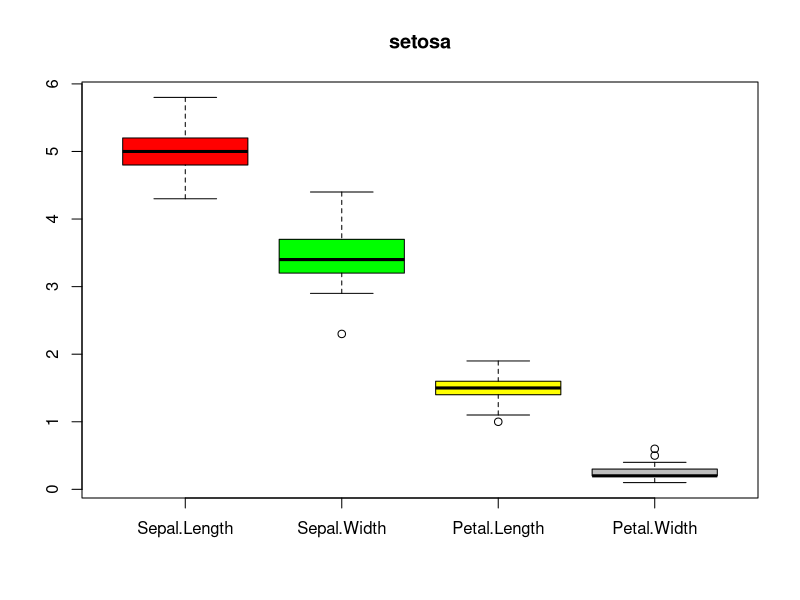
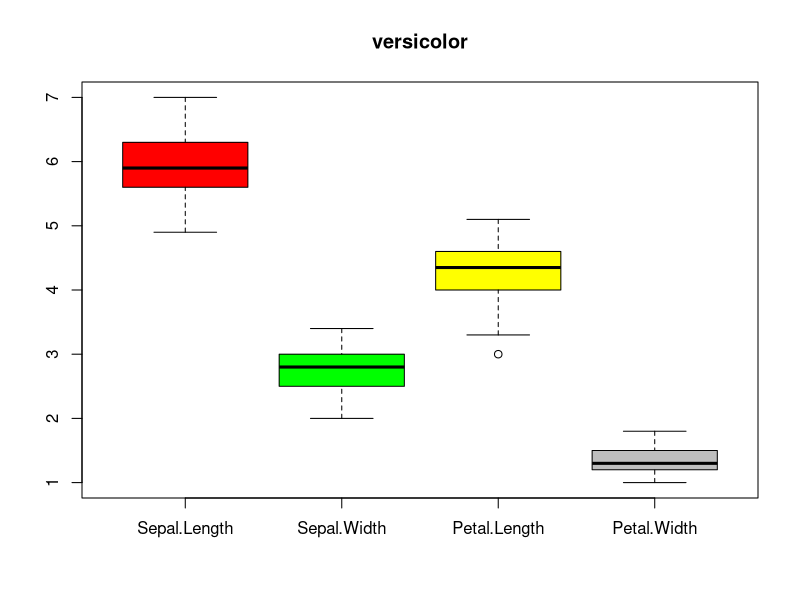
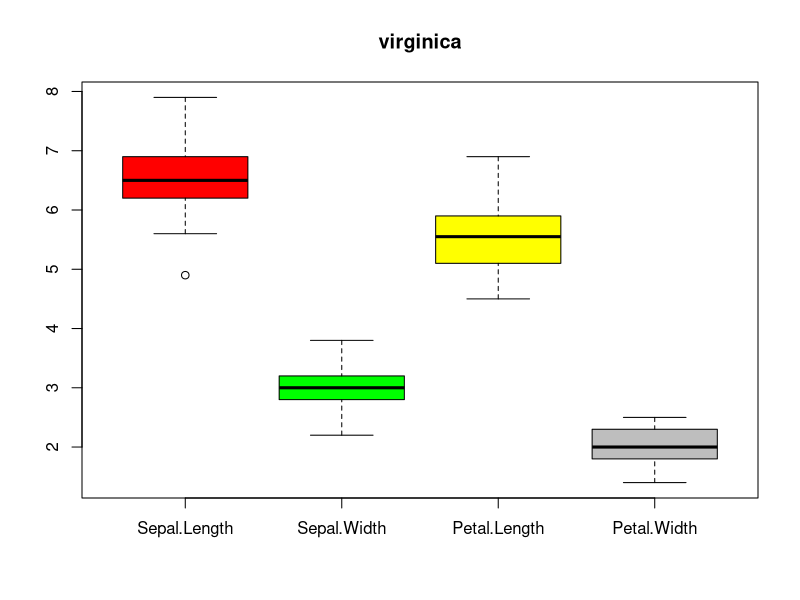
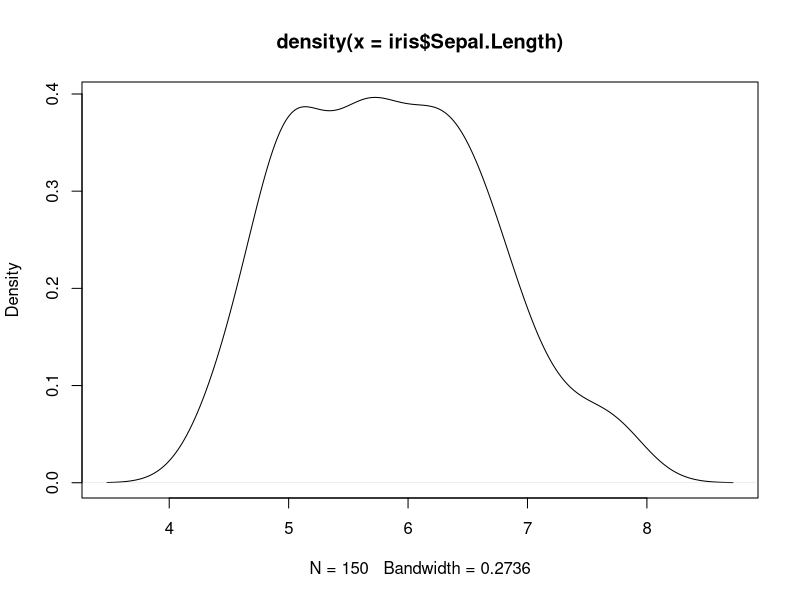
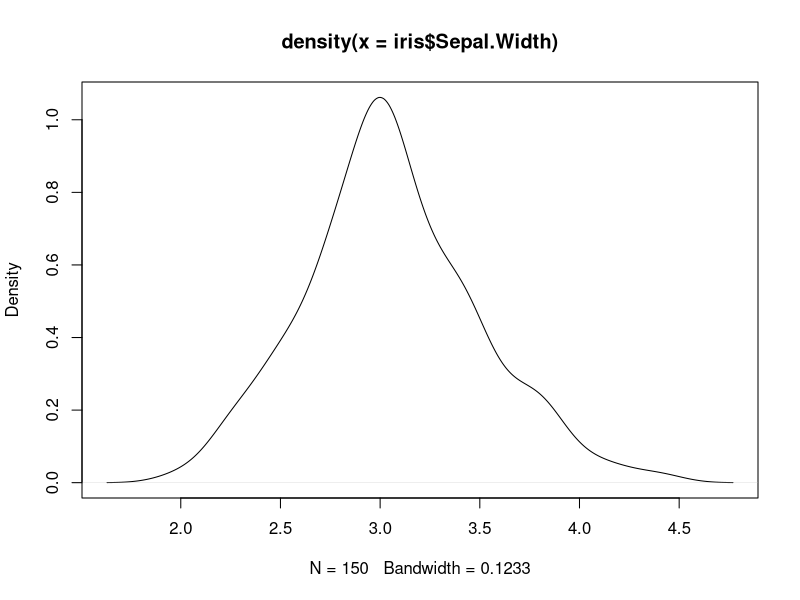
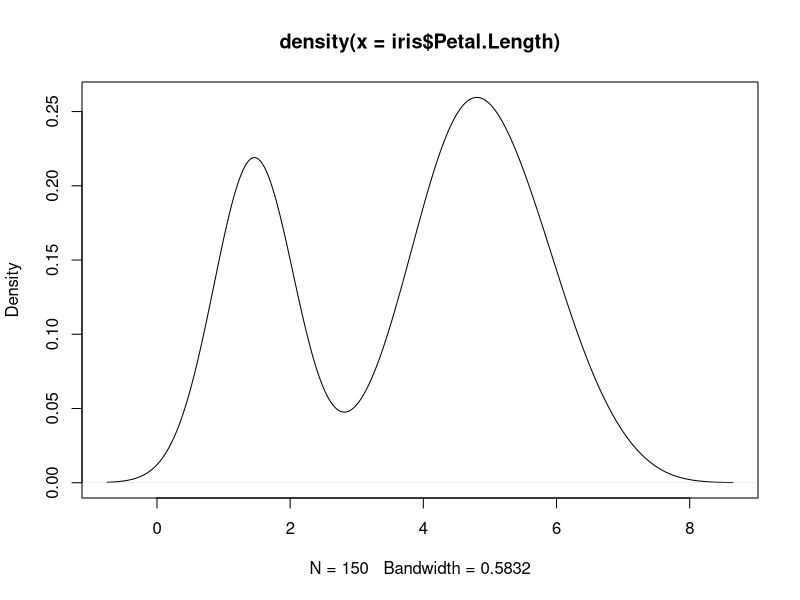
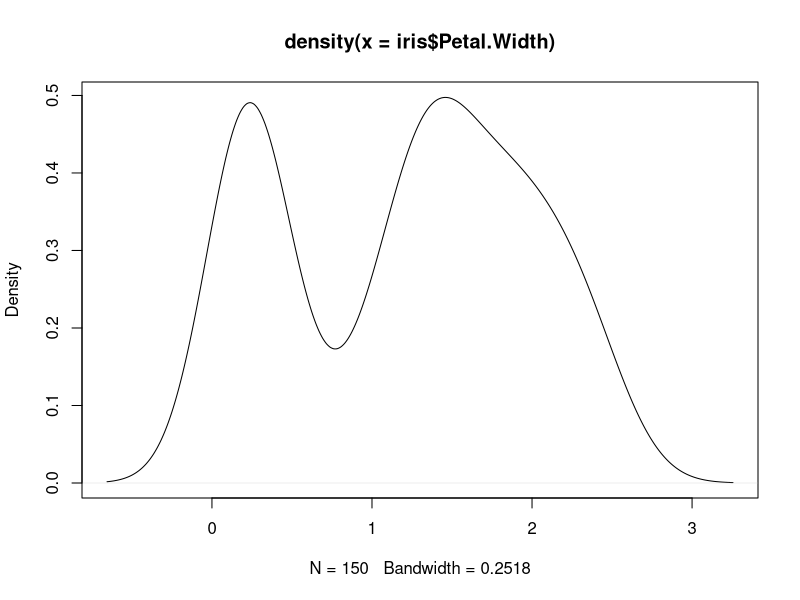

R code for these plots, in order: (Note: this script raises an error after producing the figures.)
#Ex1
# A : DONE
# B (Shinho): Need explanation
# C : DONE
# D (Shinho): labeling

#Ex2 (Omar)
# A : labeling & comments
# B : In which cases does the linear regression line give a good fit to the data?
#  On the basis of the scatter plots, describe the relationship/dependence between and for each data set.


#======================================================
#Ex 1
#task a
iris
colnames(iris)[1:4]

setosa <- iris[iris$Species == 'setosa',]
versicolor <- iris[iris$Species == 'versicolor',]
virginica <- iris[iris$Species == 'virginica',]
boxplot(setosa[1:4], main="setosa", col=c("red","green","yellow","gray"), names=colnames(iris)[1:4])
boxplot(versicolor[1:4], main="versicolor", col=c("red","green","yellow","gray"), names=colnames(iris)[1:4])
boxplot(virginica[1:4], main="virginica", col=c("red","green","yellow","gray"), names=colnames(iris)[1:4])

#task b
(mean(iris$Sepal.Length) - median(iris$Sepal.Length)) / sd(iris$Sepal.Length)
(mean(iris$Sepal.Width) - median(iris$Sepal.Width)) / sd(iris$Sepal.Width)
(mean(iris$Petal.Length) - median(iris$Petal.Length)) / sd(iris$Petal.Length)
(mean(iris$Petal.Width) - median(iris$Petal.Width)) / sd(iris$Petal.Width)

# hist(iris$Sepal.Length, col="Tomato", main="Sepal.Length", xlab="Sepal Length", breaks=20)
# hist(iris$Sepal.Width, col="Tomato", main="Sepal.Width", xlab="Sepal Width", breaks=20)
# hist(iris$Petal.Length, col="Tomato", main="Petal.Length", xlab="Petal Length", breaks=20)
# hist(iris$Petal.Width, col="Tomato", main="Petal.Width", xlab="Petal Width", breaks=20)

d <- density(iris$Sepal.Length) # returns the density data 
plot(d) # plots the results
d <- density(iris$Sepal.Width) # returns the density data 
plot(d) # plots the results
d <- density(iris$Petal.Length) # returns the density data 
plot(d) # plots the results
d <- density(iris$Petal.Width) # returns the density data 
plot(d) # plots the results


# refer to : https://en.wikipedia.org/wiki/Skewness
# positive: mean is greater than median.
# negative: mean is less than median.

# task c

# Pearson's Correlation
# 
# +1: Perfect direct linear relationship (correlation)
# -1: Perfect decreasing linear relationship (anti-correlation)
# 0: uncorrelated
# 
# One can observe that when considering the whole Iris data set, 
# there is a decreasing linear relationship between the variables 
# Petal.Width/Lenght and Sepal.Width, on the contrary there is 
# an increasing correlation between the variables Sepal.Length 
# and Petal.Width/Length.
# 
# In contrast when every group of species is analyzed
# individually one can observe that there is only an 
# increasing correlation. In the case of species type Setosa
# the correlation between Sepal.Length and Petal.Width/Length 
# reduces considerably.
# 
# One possible explanation for these discrepancies between
# correlations is the existence/addition of “outliers” affecting
# the measure when the data is correlated all together and individually.  

co <- cor(iris[1:4])
corsp <- cor(iris[1:4], method="spearman")

cor(setosa[1:4])
corspVetosa <- cor(setosa[1:4], method="spearman")

cor(versicolor[1:4])
corspVersicolor <- cor(versicolor[1:4], method="spearman")

cor(virginica[1:4])
corspVirginica <- cor(virginica[1:4], method="spearman")

#plot(iris)
#plot(setosa)
#plot(versicolor)
#plot(virginica)

#task d
pdf('my_test.pdf',width=6,height=4,paper='special') 

# displays Pearson's Correlation

levelplot(cor(iris[1:4]), colorkey = T, region = T, main="Iris data set (Pearson's Correlation)", col.regions=heat.colors)
levelplot(cor(setosa[1:4]), colorkey = T, region = T, main="Setosa (Pearson's Correlation)", col.regions=heat.colors)
levelplot(cor(versicolor[1:4]), colorkey = T, region = T, main="Versicolor (Pearson's Correlation)", col.regions=heat.colors)
levelplot(cor(virginica[1:4]), colorkey = T, region = T, main="Virginica (Pearson's Correlation)", col.regions=heat.colors)

# displays spearman's Correlation

levelplot(corsp, colorkey = T, region = T, main="Iris data set (Spearman's Correlation)", col.regions=heat.colors)
levelplot(corspVetosa, colorkey = T, region = T, main="Setosa (Spearman's Correlation)", col.regions=heat.colors)
levelplot(corspVersicolor, colorkey = T, region = T, main="Versicolor (Spearman's Correlation)", col.regions=heat.colors)
levelplot(corspVirginica, colorkey = T, region = T, main="Virginica (Spearman's Correlation)", col.regions=heat.colors)

dev.off()

#======================================================
#2.
#======================================================
# A-i
dat = read.csv("exercise2-2.csv")

# Here we calculate the mean and the variance for each colum in the dat dataset
meanByCol = apply(dat, 2, mean)
varByCol = apply(dat, 2, var)
sdByCol = apply(dat, 2, sd)

meanByCol
varByCol
# A-ii
# calculate correlation between X and Y.
c1 = cor(dat$x1, dat$y1)
c2 = cor(dat$x2, dat$y2)
c3 = cor(dat$x3, dat$y3)
c4 = cor(dat$x4, dat$y4)

# A-iii
# Here calculate the values for a and b, that will be used later to draw the regression line
b1 <- c1 * sdByCol[1] / sdByCol[2]
#b1 <- 0.5
a1 <- meanByCol[2] - (b1 * meanByCol[1])

b2 <- c2 * sqrt(varByCol[3]) / sqrt(varByCol[4])
#b2 = 0.5
a2 <- meanByCol[4] - (b1 * meanByCol[3])

b3 <- c3 * sqrt(varByCol[5]) / sqrt(varByCol[6])
#b3 <- 0.5
a3 <- meanByCol[6] - (b1 * meanByCol[5])

b4 <- c4 * sqrt(varByCol[7]) / sqrt(varByCol[8])
#b4 <- 0.5
a4 <- meanByCol[8] - (b1 * meanByCol[7])


#==================================================
#B

# With color red we draw a line using the equation line.
# With color blue we draw a line using the `lm` function provide by R.

# We can see that the case 3 is the data which better fits the regression line. Almost perfect. But it does exist an outlier value. 

# If we compare the scatterplots and the correlation value that we calculated before we can check that...
# 1. we have a very well distributed data, and a normal distribution.
# 2. we can see a relationship between X and Y, this one is a functional relationship.
# 3. we have a linear relationship between X and Y.
# 4. we can see that is not a linear relationship, the outlier modifies markedly the regression line.

plot(dat$x1, dat$y1, xlim=c(0, 20), ylim=c(-5,15), xlab="X1", ylab="Y1", main="X1-Y1 scatterplot")
abline(a=a1, b=b1, col="red")
#abline(lm(dat$y1~dat$x1), col="blue")

plot(dat$x2, dat$y2, xlim=c(0, 20), ylim=c(-5,15), xlab="X2", ylab="Y2", main="X2-Y2 scatterplot")
abline(a=a2, b=b2, col="red")
#abline(lm(dat$y2~dat$x2), col="blue")

plot(dat$x3, dat$y3, xlim=c(0, 20), ylim=c(-5,15), xlab="X3", ylab="Y3", main="X3-Y3 scatterplot")
abline(a=a3, b=b3, col="red")
#abline(lm(dat$y3~dat$x3), col="blue")

plot(dat$x4, dat$y4, xlim=c(0, 20), ylim=c(-5,15), xlab="X4", ylab="Y4", main="X4-Y4 scatterplot")
abline(a=a4, b=b4, col="red")
#abline(lm(dat$y4~dat$x4), col="blue")
